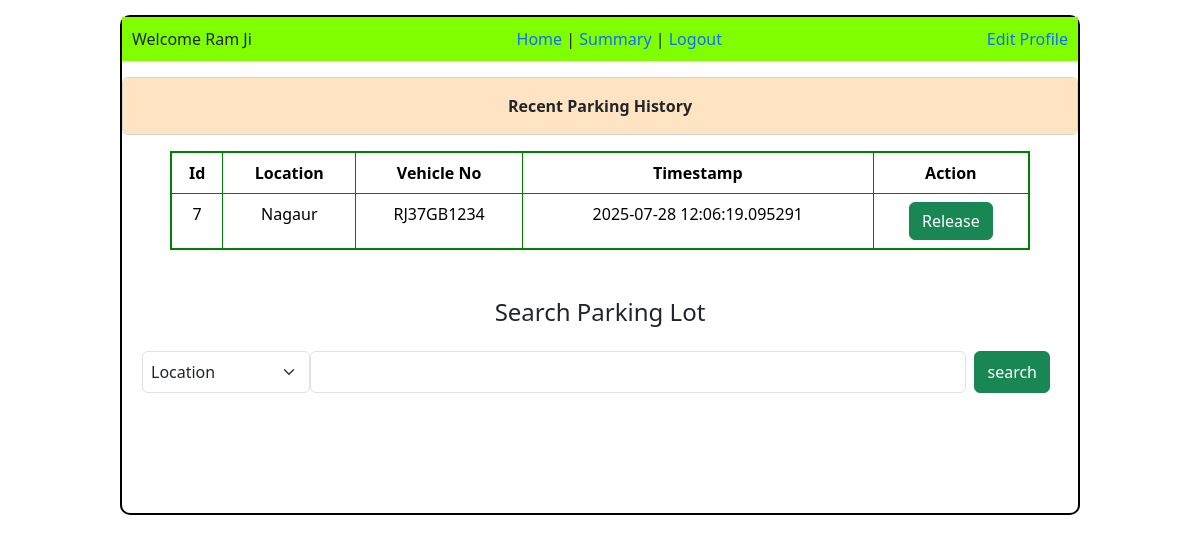
The app's page /Home_user/2, older data.
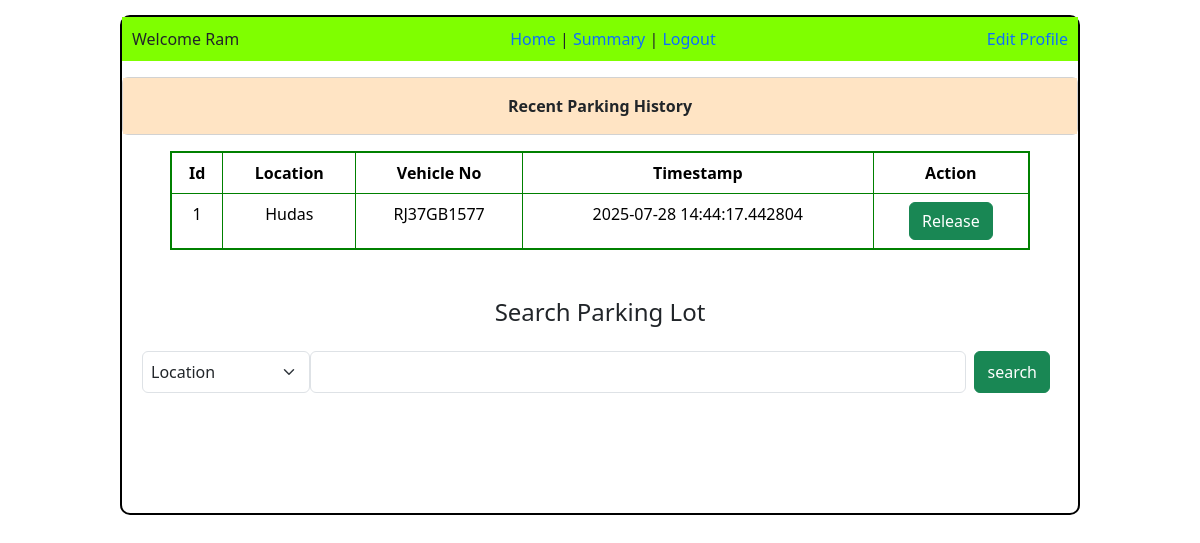
The same page, newer data.
### application/models.py (models this page shows)
class Users(db.Model):
    id = db.Column(db.Integer , primary_key = True)
    name = db.Column(db.String(),nullable = False)
    email = db.Column(db.String(),nullable = False, unique = True)
    password = db.Column(db.String(),nullable = False)
    address = db.Column(db.String())
    pincode = db.Column(db.Integer)
    type = db.Column(db.String() ,nullable = False ,default = "general")
    spot = db.relationship('Parking_spot' ,cascade = 'all,delete ,delete-orphan', backref = 'users')

class Reserve_parking_spot(db.Model):
    id = db.Column(db.Integer, primary_key= True)
    spot_id = db.Column(db.Integer, db.ForeignKey('parking_spot.id') )
    status = db.Column(db.String(), default = 'available')
    user_id = db.Column(db.Integer , db.ForeignKey('users.id'))
    location = db.Column(db.String() , db.ForeignKey('parking_lot.prime_location_name'))
    vehicle_no = db.Column(db.String())
    parking_time = db.Column(db.DateTime())
    leaving_time = db.Column(db.DateTime())
    parking_cost = db.Column(db.Integer)
    lot_id = db.Column(db.Integer, db.ForeignKey('parking_lot.id'))

### application/controllers.py (the view)
@app.route("/Home_user/<int:id>")
def Ushome(id):
    this_user = Users.query.filter_by(id = id).first()
    reserve = Reserve_parking_spot.query.filter_by(user_id = id).all()
    return render_template("user_home.html" , this_user = this_user, reserve = reserve)

### templates/user_home.html (shortened to what this page needs)
<!DOCTYPE html>
<html lang="en">
<head>
    <link href="https://cdn.jsdelivr.net/npm/bootstrap@5.3.7/dist/css/bootstrap.min.css" rel="stylesheet">
</head>
<body>
    <div style="border: 2px solid black; width: 80%; height: 500px; margin: auto; margin-top: 15px; border-radius: 10px;">
        <div class="d-flex justify-content-between" style="background-color:chartreuse;padding: 10px;">
            <div>  Welcome {{this_user.name}}</div>
            <div >
                <a class="link-offset-2 link-underline link-underline-opacity-0" href="/Home_user/{{this_user.id}}">Home</a> |
                <a class="link-offset-2 link-underline link-underline-opacity-0" href="/U_summary/{{this_user.id}}">Summary</a> |
                <a class="link-offset-2 link-underline link-underline-opacity-0" href="/login">Logout</a>
            </div>
            <div><a class="link-offset-2 link-underline link-underline-opacity-0" href="/us_prof_edit/{{this_user.id}}">Edit Profile  </a></div>
        </div>
        <div class="card my-3">
            <div class="card-body" style="text-align: center; background-color: bisque;" >
                <b>Recent Parking History</b>
            </div>
        </div>
        <div style="max-height: 150px; overflow-y: scroll;">
        <table class="table table-bordered" style="text-align: center; border: 2px solid green; width: 90%; margin: auto;">
            <tr>
                <th>Id</th>
                <th>Location</th>
                <th>Vehicle No</th>
                <th>Timestamp</th>
                <th>Action</th>
            </tr>
            {% for spot in reserve %}
            <tr>
                <td>{{spot.spot_id}}</td>
                <td>{{spot.location}}</td>
                <td>{{spot.vehicle_no}}</td>
                <td>{{spot.parking_time}}</td>
                {% if spot.status == "occupied" %}
                <td><a class="btn btn-success" href="/release/{{this_user.id}}/{{spot.spot_id}}/{{spot.lot_id}}" role="button">Release</a></td>
                {% else %}
                <td><button type="button" class="btn btn-warning" disabled>Parked Out</button></td>
                {% endif %}
            </tr>
            {% endfor %}
        </table>
        </div>
        <div class="my-5" style="text-align:center;margin: auto;"><h4>Search Parking Lot</h4>
            <div class="row mb-3 mx-2">
                <form class="d-flex my-3" action="/us_search/{{this_user.id}}">
                    <select class="form-select w-25 p-2 " aria-label="Default select example" name="key">
                        <option selected value="location">Location</option>
                    </select>
                    <input class="form-control" type="search" aria-label="search" name="search">
                    <input class="btn btn-success mx-2" type="submit" value="search">
                </form>
            </div>
        </div>
    </div>
</body>
</html>

Row changes from the older to the newer data that the page shows:
removed Reserve_parking_spot: spot_id "7", location "Nagaur", vehicle_no "RJ37GB1234", parking_time "2025-07-28 12:06:19.095291"
changed Users: name "Ram Ji" → "Ram"
now on this page (row edited): Reserve_parking_spot: spot_id "1", location "Hudas", vehicle_no "RJ37GB1577", parking_time "2025-07-28 14:44:17.442804"
